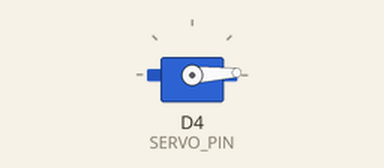
Bench run of a sketch on a simulated ESP8266 (NodeMCU). Shown: servo. What the sketch prints to the serial monitor is not drawn.

Above: at 0.05 s.
At 1.35 s:
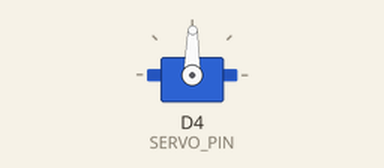
At 2.65 s:
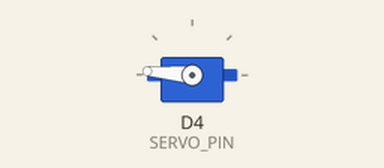
At 5.3 s:
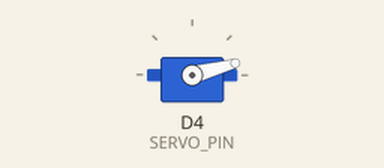
Timing chart, 0 to 7.3 s (numbered marks = the images above):
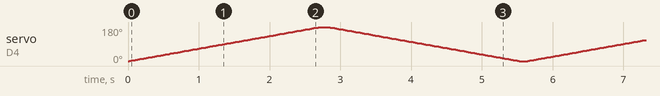

The sketch:

ServoSG90.ino
```cpp
#include <Servo.h>

Servo myServo;

int SERVO_PIN = D4;

void setup() {
  Serial.begin(115200);
  myServo.attach(SERVO_PIN);
  Serial.println("Servo initialized");
}

void loop() {
  for (int angle = 0; angle <= 180; angle += 1) {
    myServo.write(angle);
    delay(15);
  }

  delay(100);

  for (int angle = 180; angle >= 0; angle -= 1) {
    myServo.write(angle);
    delay(15);
  }

  delay(100);
}
```
